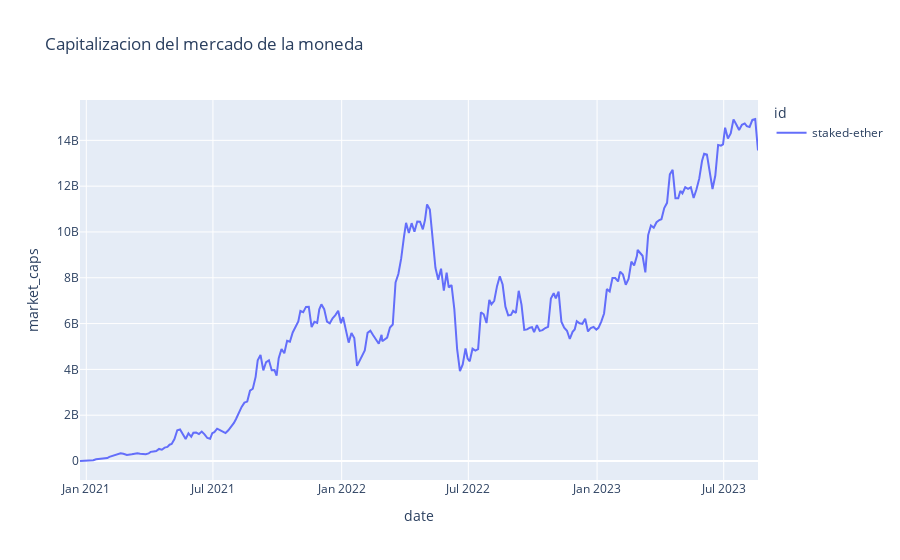

The code cell stored with this chart in its notebook:
### Markdown cell above
Este comportamiento nos muestra que tanto cambia el precio de la moneda

### Code cell
fig = px.line(staked_ether_df, x="date", y="market_caps", color="id",
              title="Capitalizacion del mercado de la moneda")

fig.show()

### Figure 1 — Plotly figure (JSON) as saved in the notebook; plotly's stock layout.template omitted (floating-point values rounded to 4 significant figures; data arrays with more than 128 entries replaced by an {"elided": "..."} marker saying what was removed)
{"data": [{"hovertemplate": "id=staked-ether<br>date=%{x}<br>market_caps=%{y}<extra></extra>", "legendgroup": "staked-ether", "line": {"color": "#636efa", "dash": "solid"}, "marker": {"symbol": "circle"}, "mode": "lines", "name": "staked-ether", "orientation": "v", "showlegend": true, "type": "scatter", "x": {"elided": "253 str values"}, "xaxis": "x", "y": {"elided": "253 float values"}, "yaxis": "y"}], "layout": {"legend": {"title": {"text": "id"}, "tracegroupgap": 0}, "title": {"text": "Capitalizacion del mercado de la moneda"}, "xaxis": {"anchor": "y", "domain": [0, 1], "title": {"text": "date"}}, "yaxis": {"anchor": "x", "domain": [0, 1], "title": {"text": "market_caps"}}}}
